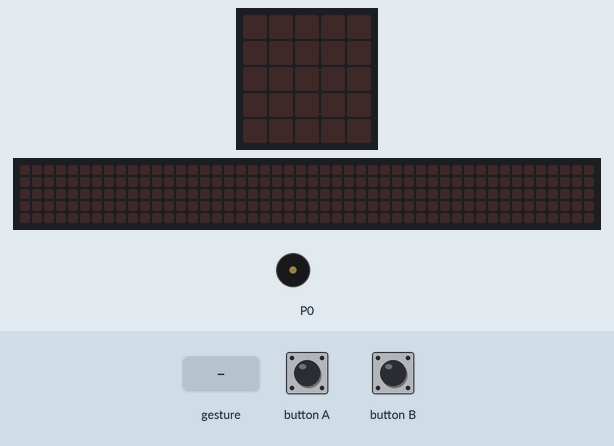
Simulated run of this program. Board: BBC micro:bit (MakeCode). Parts: the board's 5×5 LED display, a strip that is not on the board, showing the scrolling text unrolled, buzzer (waves = sounding). Inputs (shaded band) come from the test bench. A tilt is held for 1.5 s and a shake lasts 1 s, then the board lies face up again; the 48×5 strip is a reading aid, not a part: it shows the text the display is scrolling, unrolled, one strip-width of it at a time.

Above: at 1.2 s.
1.3 s: button B pressed for 0.15 s
At 1.9 s:
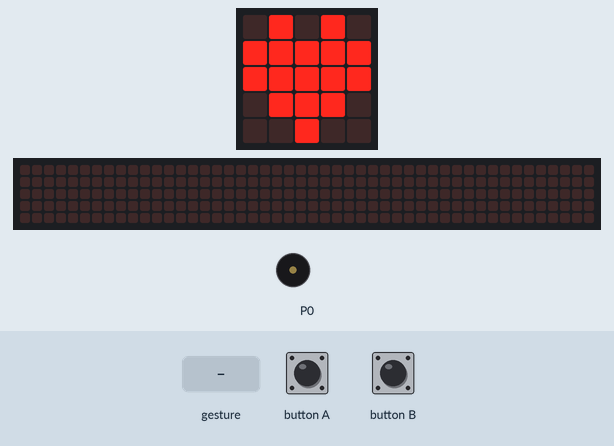
4.3 s: gesture 'logo down'
At 6.88 s:
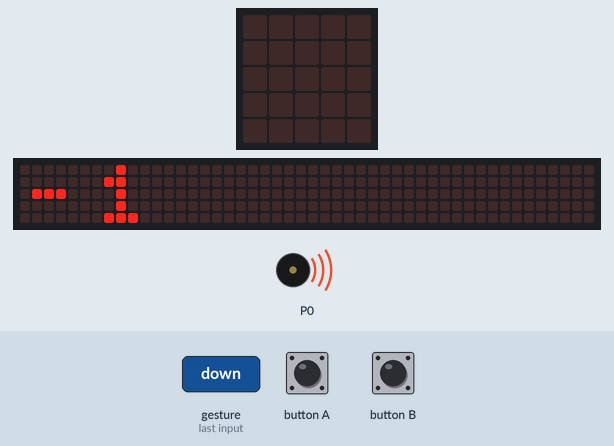
7.3 s: button A pressed for 0.15 s
At 7.9 s:
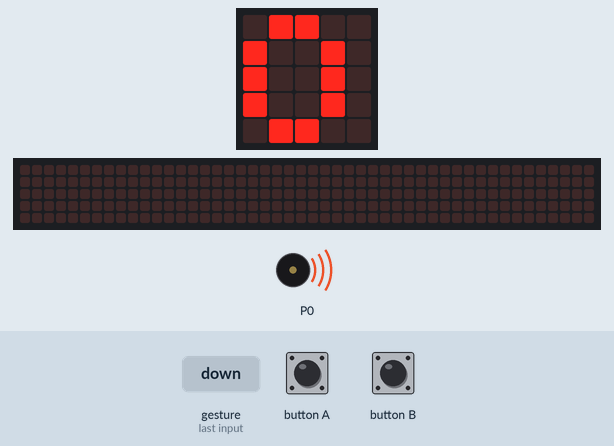
10.4 s: gesture 'logo up'
At 10.8 s:
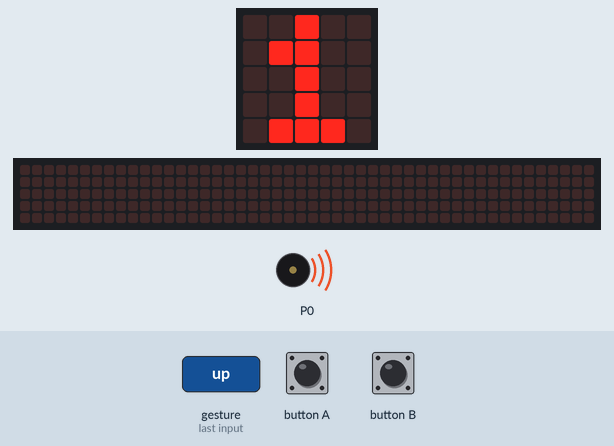
Timing chart, 0 to 13.4 s (numbered marks = the images above; inputs shaded):
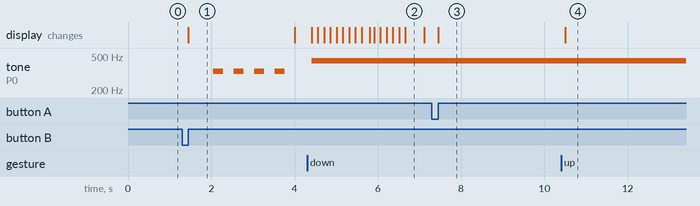

Measured:
- after the input at 1.3 s, tone on P0: alternates 330 Hz for 0.24 s and silent for 0.25 s, starting after 0.75 s; the display: changes after 0.15 s (image 1)
- after the input at 4.3 s, the display: first changes after 0.11 s (image 2 shows a later state)
- after the input at 7.3 s, the display: changes after 0.15 s (image 3)
- after the input at 10.4 s, the display: changes after 0.10 s (image 4)
- what the display in image 1 shows lasts 2.5 s, from 1.5 s to 4.0 s
- what the display in image 2 shows lasts 0.4 s, from 6.7 s to 7.1 s

The program:

main.ts
```typescript
let n = 0
input.onGesture(Gesture.LogoUp, function () {
    n += 1
    basic.showString("" + (n))
})
input.onGesture(Gesture.LogoDown, function () {
    n += -1
    basic.showNumber(n)
})
input.onButtonPressed(Button.A, function () {
    n = 0
    basic.showNumber(n)
})
input.onGesture(Gesture.Shake, function () {
    n += 1
    basic.showString("" + (n))
})
input.onButtonPressed(Button.B, function () {
    basic.showIcon(IconNames.Heart)
    music.playMelody("E - E - E - E - ", 250)
    basic.showLeds(`
        . . . . .
        . . . . .
        # # # # #
        . . . . .
        . . . . .
        `)
    music.playMelody("A A A A A A A A ", 7)
})
```

test.ts
```typescript
// 在這裡測試；當此封包作為擴充功能時，將不會編譯此內容。
```
